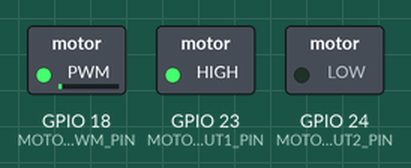
Simulated run of this program. Board: Raspberry Pi (BCM pin numbers). Parts: switched loads named in the program (green lamp = pin HIGH). What the program prints to the terminal is not drawn. At 10.0 s the program stops and its outputs stay as they are.

Above: at 0.1 s.
At 2.1 s:
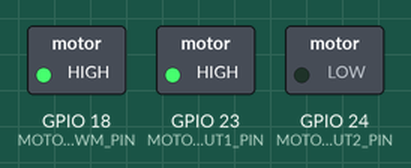
At 4.1 s:
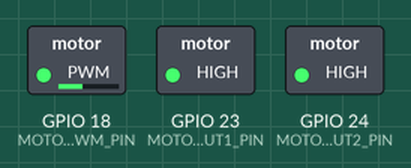
At 6.1 s:
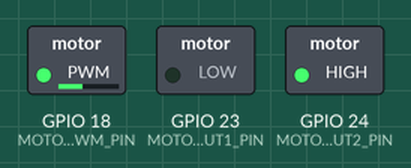
At 8.1 s:
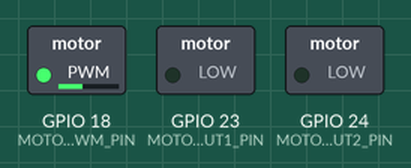
At 10.1 s:
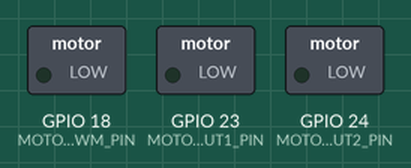
Timing chart, 0 to 11.5 s (numbered marks = the images above):
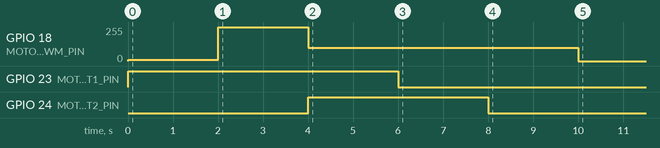

The program:

pigpio_dc_motor.py
```python
import pigpio
import time

MOTOR_OUT1_PIN = 23
MOTOR_OUT2_PIN = 24
MOTOR_OPWM_PIN = 18
FREQ = 100
RANGE = 255

pig = pigpio.pi()

pig.set_mode(MOTOR_OUT1_PIN, pigpio.OUTPUT)
pig.set_mode(MOTOR_OUT2_PIN, pigpio.OUTPUT)
pig.set_mode(MOTOR_OPWM_PIN, pigpio.OUTPUT)

# 正転 low
print("正転(low)")
pig.write(MOTOR_OUT1_PIN ,1)
pig.write(MOTOR_OUT2_PIN ,0)
pig.set_PWM_dutycycle(MOTOR_OPWM_PIN, 10)
time.sleep(2.0)

# 正転 high
print("正転(high)")
pig.write(MOTOR_OUT1_PIN ,1)
pig.write(MOTOR_OUT2_PIN ,0)
pig.set_PWM_dutycycle(MOTOR_OPWM_PIN, 255)
time.sleep(2.0)

# ブレーキ
print("ブレーキ")
pig.write(MOTOR_OUT1_PIN ,1)
pig.write(MOTOR_OUT2_PIN ,1)
pig.set_PWM_dutycycle(MOTOR_OPWM_PIN, 100)
time.sleep(2.0)

# 逆転
print("逆転")
pig.write(MOTOR_OUT1_PIN ,0)
pig.write(MOTOR_OUT2_PIN ,1)
pig.set_PWM_dutycycle(MOTOR_OPWM_PIN, 100)
time.sleep(2.0)

# 停止
print("停止")
pig.write(MOTOR_OUT1_PIN ,0)
pig.write(MOTOR_OUT2_PIN ,0)
time.sleep(2.0)

pig.set_PWM_dutycycle(MOTOR_OPWM_PIN, 0)
pig.stop()
```

Measured:
- by itself, GPIO 18 (MOTOR_OPWM_PIN): 0/255 → 10/255 at 0.00 s, → 255/255 2.0 s later, → 100/255 2.0 s later, → 0/255 6.0 s later
- by itself, GPIO 23 (MOTOR_OUT1_PIN): LOW → HIGH at 0.00 s, → LOW 6.0 s later
- by itself, GPIO 24 (MOTOR_OUT2_PIN): LOW → HIGH at 4.0 s, → LOW 4.0 s later
